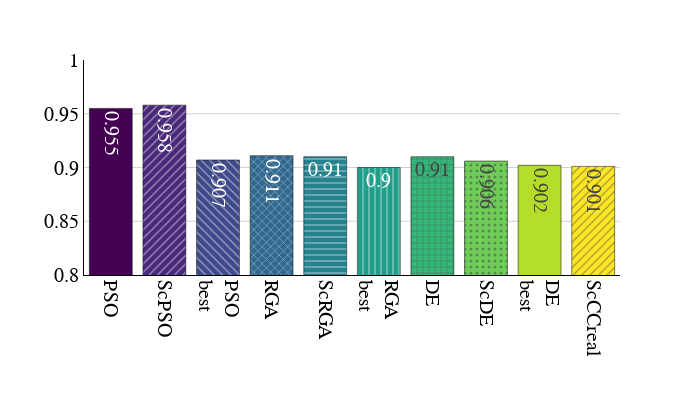

Notebook source saved alongside this figure:
### Code cell
make_bar_plot(data_AP)

### Figure 1 — Plotly figure (JSON) as saved in the notebook; plotly's stock layout.template omitted (floating-point values rounded to 4 significant figures)
{"data": [{"alignmentgroup": "True", "hovertemplate": "Algorithm br=%{x}<br>Problem avg=%{y}<extra></extra>", "legendgroup": "PSO ", "marker": {"color": "#440154", "line": {"color": "black"}, "pattern": {"shape": "", "size": 6}}, "name": "PSO ", "offsetgroup": "PSO ", "orientation": "v", "showlegend": true, "textposition": "auto", "texttemplate": "%{y}", "type": "bar", "x": ["PSO "], "xaxis": "x", "y": [0.955], "yaxis": "y"}, {"alignmentgroup": "True", "hovertemplate": "Algorithm br=%{x}<br>Problem avg=%{y}<extra></extra>", "legendgroup": "ScPSO", "marker": {"color": "#482878", "line": {"color": "black"}, "pattern": {"shape": "/", "size": 6}}, "name": "ScPSO", "offsetgroup": "ScPSO", "orientation": "v", "showlegend": true, "textposition": "auto", "texttemplate": "%{y}", "type": "bar", "x": ["ScPSO"], "xaxis": "x", "y": [0.958], "yaxis": "y"}, {"alignmentgroup": "True", "hovertemplate": "Algorithm br=%{x}<br>Problem avg=%{y}<extra></extra>", "legendgroup": "PSO <br>best", "marker": {"color": "#3e4989", "line": {"color": "black"}, "pattern": {"shape": "\\", "size": 6}}, "name": "PSO <br>best", "offsetgroup": "PSO <br>best", "orientation": "v", "showlegend": true, "textposition": "auto", "texttemplate": "%{y}", "type": "bar", "x": ["PSO <br>best"], "xaxis": "x", "y": [0.907], "yaxis": "y"}, {"alignmentgroup": "True", "hovertemplate": "Algorithm br=%{x}<br>Problem avg=%{y}<extra></extra>", "legendgroup": "RGA ", "marker": {"color": "#31688e", "line": {"color": "black"}, "pattern": {"shape": "x", "size": 6}}, "name": "RGA ", "offsetgroup": "RGA ", "orientation": "v", "showlegend": true, "textposition": "auto", "texttemplate": "%{y}", "type": "bar", "x": ["RGA "], "xaxis": "x", "y": [0.911], "yaxis": "y"}, {"alignmentgroup": "True", "hovertemplate": "Algorithm br=%{x}<br>Problem avg=%{y}<extra></extra>", "legendgroup": "ScRGA", "marker": {"color": "#26828e", "line": {"color": "black"}, "pattern": {"shape": "-", "size": 6}}, "name": "ScRGA", "offsetgroup": "ScRGA", "orientation": "v", "showlegend": true, "textposition": "auto", "texttemplate": "%{y}", "type": "bar", "x": ["ScRGA"], "xaxis": "x", "y": [0.91], "yaxis": "y"}, {"alignmentgroup": "True", "hovertemplate": "Algorithm br=%{x}<br>Problem avg=%{y}<extra></extra>", "legendgroup": "RGA <br>best", "marker": {"color": "#1f9e89", "line": {"color": "black"}, "pattern": {"shape": "|", "size": 6}}, "name": "RGA <br>best", "offsetgroup": "RGA <br>best", "orientation": "v", "showlegend": true, "textposition": "auto", "texttemplate": "%{y}", "type": "bar", "x": ["RGA <br>best"], "xaxis": "x", "y": [0.9], "yaxis": "y"}, {"alignmentgroup": "True", "hovertemplate": "Algorithm br=%{x}<br>Problem avg=%{y}<extra></extra>", "legendgroup": "DE ", "marker": {"color": "#35b779", "line": {"color": "black"}, "pattern": {"shape": "+", "size": 6}}, "name": "DE ", "offsetgroup": "DE ", "orientation": "v", "showlegend": true, "textposition": "auto", "texttemplate": "%{y}", "type": "bar", "x": ["DE "], "xaxis": "x", "y": [0.91], "yaxis": "y"}, {"alignmentgroup": "True", "hovertemplate": "Algorithm br=%{x}<br>Problem avg=%{y}<extra></extra>", "legendgroup": "ScDE", "marker": {"color": "#6ece58", "line": {"color": "black"}, "pattern": {"shape": ".", "size": 6}}, "name": "ScDE", "offsetgroup": "ScDE", "orientation": "v", "showlegend": true, "textposition": "auto", "texttemplate": "%{y}", "type": "bar", "x": ["ScDE"], "xaxis": "x", "y": [0.906], "yaxis": "y"}, {"alignmentgroup": "True", "hovertemplate": "Algorithm br=%{x}<br>Problem avg=%{y}<extra></extra>", "legendgroup": "DE <br>best", "marker": {"color": "#b5de2b", "line": {"color": "black"}, "pattern": {"shape": "", "size": 6}}, "name": "DE <br>best", "offsetgroup": "DE <br>best", "orientation": "v", "showlegend": true, "textposition": "auto", "texttemplate": "%{y}", "type": "bar", "x": ["DE <br>best"], "xaxis": "x", "y": [0.902], "yaxis": "y"}, {"alignmentgroup": "True", "hovertemplate": "Algorithm br=%{x}<br>Problem avg=%{y}<extra></extra>", "legendgroup": "ScCCreal", "marker": {"color": "#fde725", "line": {"color": "black"}, "pattern": {"shape": "/", "size": 6}}, "name": "ScCCreal", "offsetgroup": "ScCCreal", "orientation": "v", "showlegend": true, "textposition": "auto", "texttemplate": "%{y}", "type": "bar", "x": ["ScCCreal"], "xaxis": "x", "y": [0.901], "yaxis": "y"}], "layout": {"autosize": false, "barmode": "relative", "font": {"color": "black", "family": "Times New Roman", "size": 20}, "height": 400, "legend": {"title": {"text": "Algorithm br"}, "tracegroupgap": 0}, "margin": {"t": 60}, "showlegend": false, "width": 700, "xaxis": {"anchor": "y", "categoryarray": ["PSO ", "ScPSO", "PSO <br>best", "RGA ", "ScRGA", "RGA <br>best", "DE ", "ScDE", "DE <br>best", "ScCCreal"], "categoryorder": "array", "domain": [0, 1], "linecolor": "black", "linewidth": 1, "showline": true, "tickangle": 90, "title": {"text": ""}}, "yaxis": {"anchor": "x", "domain": [0, 1], "gridcolor": "lightgray", "linecolor": "black", "linewidth": 1, "range": [0.8, 1], "showline": true, "title": {"text": ""}}}}
